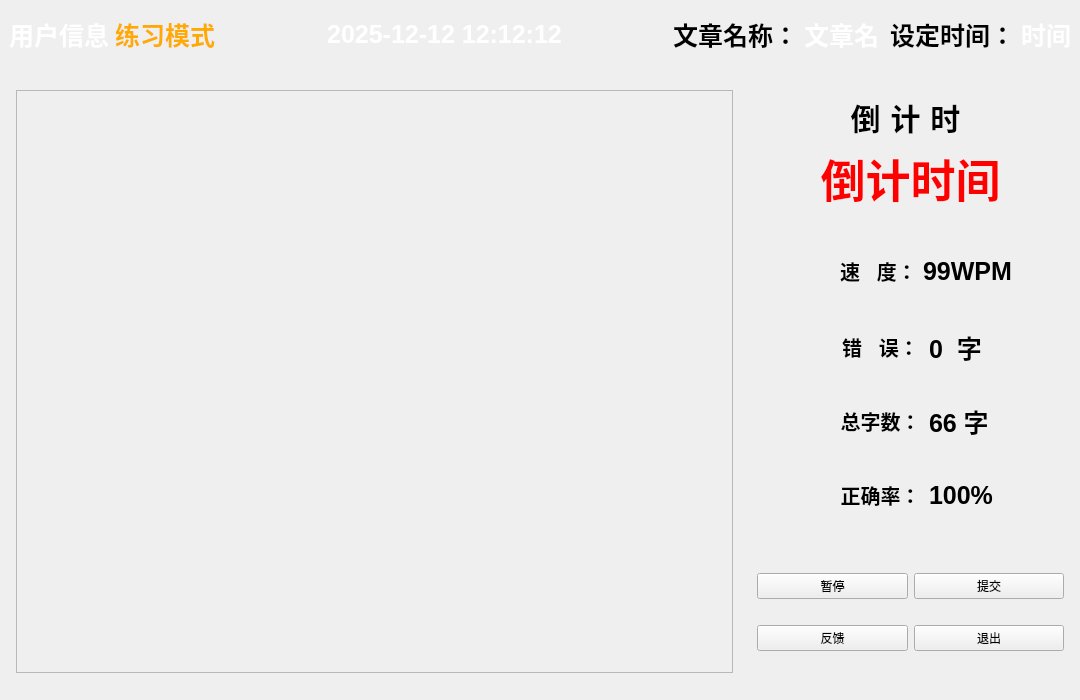
<?xml version="1.0" encoding="UTF-8"?>
<ui version="4.0">
 <class>PracticeWidget</class>
 <widget class="QWidget" name="PracticeWidget">
  <property name="windowModality">
   <enum>Qt::WindowModality::ApplicationModal</enum>
  </property>
  <property name="geometry">
   <rect>
    <x>0</x>
    <y>0</y>
    <width>1080</width>
    <height>700</height>
   </rect>
  </property>
  <property name="windowTitle">
   <string>Form</string>
  </property>
  <layout class="QVBoxLayout" name="verticalLayout">
   <property name="leftMargin">
    <number>0</number>
   </property>
   <property name="topMargin">
    <number>0</number>
   </property>
   <property name="rightMargin">
    <number>0</number>
   </property>
   <item>
    <widget class="QWidget" name="PracticeRealWidget" native="true">
     <layout class="QVBoxLayout" name="verticalLayout_2" stretch="1,9">
      <property name="leftMargin">
       <number>0</number>
      </property>
      <property name="topMargin">
       <number>0</number>
      </property>
      <property name="rightMargin">
       <number>0</number>
      </property>
      <property name="bottomMargin">
       <number>0</number>
      </property>
      <item>
       <widget class="QWidget" name="TitleWidget" native="true">
        <layout class="QHBoxLayout" name="horizontalLayout">
         <item>
          <widget class="QLabel" name="UserInfoLabel">
           <property name="styleSheet">
            <string notr="true">font-family: &quot;Microsoft YaHei&quot;;
font-weight: bold;
font-size: 25px;
color: rgb(255, 255, 255);</string>
           </property>
           <property name="text">
            <string>用户信息</string>
           </property>
          </widget>
         </item>
         <item>
          <widget class="QLabel" name="mode">
           <property name="styleSheet">
            <string notr="true">font-family: &quot;Microsoft YaHei&quot;;
font-weight: bold;
font-size: 25px;
color: rgb(255, 170, 0);</string>
           </property>
           <property name="text">
            <string>练习模式</string>
           </property>
          </widget>
         </item>
         <item>
          <spacer name="horizontalSpacer_3">
           <property name="orientation">
            <enum>Qt::Orientation::Horizontal</enum>
           </property>
           <property name="sizeHint" stdset="0">
            <size>
             <width>40</width>
             <height>20</height>
            </size>
           </property>
          </spacer>
         </item>
         <item>
          <widget class="QLabel" name="ClockLabel">
           <property name="styleSheet">
            <string notr="true">font-family: &quot;Microsoft YaHei&quot;;
font-weight: bold;
font-size: 25px;
color: rgb(255, 255, 255);</string>
           </property>
           <property name="text">
            <string>2025-12-12 12:12:12</string>
           </property>
           <property name="alignment">
            <set>Qt::AlignmentFlag::AlignCenter</set>
           </property>
          </widget>
         </item>
         <item>
          <spacer name="horizontalSpacer">
           <property name="orientation">
            <enum>Qt::Orientation::Horizontal</enum>
           </property>
           <property name="sizeHint" stdset="0">
            <size>
             <width>40</width>
             <height>20</height>
            </size>
           </property>
          </spacer>
         </item>
         <item>
          <widget class="QLabel" name="label">
           <property name="styleSheet">
            <string notr="true">font-family: &quot;Microsoft YaHei&quot;;
font-weight: bold;
font-size: 25px;
</string>
           </property>
           <property name="text">
            <string>文章名称：</string>
           </property>
          </widget>
         </item>
         <item>
          <widget class="QLabel" name="ArticleLabel">
           <property name="styleSheet">
            <string notr="true">font-family: &quot;Microsoft YaHei&quot;;
font-weight: bold;
font-size: 25px;
color: rgb(255, 255, 255);</string>
           </property>
           <property name="text">
            <string>文章名</string>
           </property>
          </widget>
         </item>
         <item>
          <spacer name="horizontalSpacer_2">
           <property name="orientation">
            <enum>Qt::Orientation::Horizontal</enum>
           </property>
           <property name="sizeType">
            <enum>QSizePolicy::Policy::Fixed</enum>
           </property>
           <property name="sizeHint" stdset="0">
            <size>
             <width>5</width>
             <height>20</height>
            </size>
           </property>
          </spacer>
         </item>
         <item>
          <widget class="QLabel" name="label_2">
           <property name="styleSheet">
            <string notr="true">font-family: &quot;Microsoft YaHei&quot;;
font-weight: bold;
font-size: 25px;
</string>
           </property>
           <property name="text">
            <string>设定时间：</string>
           </property>
          </widget>
         </item>
         <item>
          <widget class="QLabel" name="SetTime">
           <property name="styleSheet">
            <string notr="true">font-family: &quot;Microsoft YaHei&quot;;
font-weight: bold;
font-size: 25px;
color: rgb(255, 255, 255);</string>
           </property>
           <property name="text">
            <string>时间</string>
           </property>
          </widget>
         </item>
        </layout>
       </widget>
      </item>
      <item>
       <widget class="QWidget" name="widget_2" native="true">
        <layout class="QHBoxLayout" name="horizontalLayout_2" stretch="7,3">
         <property name="leftMargin">
          <number>7</number>
         </property>
         <property name="topMargin">
          <number>7</number>
         </property>
         <property name="rightMargin">
          <number>7</number>
         </property>
         <property name="bottomMargin">
          <number>7</number>
         </property>
         <item>
          <widget class="QWidget" name="TypingWidget" native="true">
           <layout class="QVBoxLayout" name="verticalLayout_3">
            <item>
             <widget class="QScrollArea" name="scrollArea">
              <property name="widgetResizable">
               <bool>true</bool>
              </property>
              <widget class="QWidget" name="scrollAreaWidgetContents_3">
               <property name="geometry">
                <rect>
                 <x>0</x>
                 <y>0</y>
                 <width>703</width>
                 <height>582</height>
                </rect>
               </property>
               <layout class="QVBoxLayout" name="verticalLayout_8">
                <item>
                 <widget class="QWidget" name="contentWidget_3" native="true">
                  <layout class="QVBoxLayout" name="verticalLayout_9">
                   <item>
                    <layout class="QVBoxLayout" name="contentLayout_3"/>
                   </item>
                  </layout>
                 </widget>
                </item>
               </layout>
              </widget>
             </widget>
            </item>
           </layout>
          </widget>
         </item>
         <item>
          <widget class="QWidget" name="StateWidget" native="true">
           <layout class="QVBoxLayout" name="verticalLayout_6">
            <property name="leftMargin">
             <number>0</number>
            </property>
            <property name="topMargin">
             <number>0</number>
            </property>
            <property name="rightMargin">
             <number>0</number>
            </property>
            <property name="bottomMargin">
             <number>0</number>
            </property>
            <item>
             <widget class="QWidget" name="TimeWidget" native="true">
              <layout class="QVBoxLayout" name="verticalLayout_4">
               <item>
                <widget class="QLabel" name="label_3">
                 <property name="styleSheet">
                  <string notr="true">font-family: &quot;Microsoft YaHei&quot;;
font-weight: bold;
font-size: 30px;
letter-spacing: 10px;</string>
                 </property>
                 <property name="text">
                  <string>倒计时</string>
                 </property>
                 <property name="alignment">
                  <set>Qt::AlignmentFlag::AlignBottom|Qt::AlignmentFlag::AlignHCenter</set>
                 </property>
                </widget>
               </item>
               <item>
                <widget class="QLabel" name="CountdownTimer">
                 <property name="styleSheet">
                  <string notr="true">font-family: &quot;Microsoft YaHei&quot;;
font-weight: bold;
font-size: 45px;
color: rgb(255, 0, 0);</string>
                 </property>
                 <property name="text">
                  <string>倒计时间</string>
                 </property>
                 <property name="alignment">
                  <set>Qt::AlignmentFlag::AlignCenter</set>
                 </property>
                </widget>
               </item>
              </layout>
             </widget>
            </item>
            <item>
             <widget class="QWidget" name="widget" native="true">
              <layout class="QVBoxLayout" name="verticalLayout_5">
               <property name="leftMargin">
                <number>25</number>
               </property>
               <property name="rightMargin">
                <number>50</number>
               </property>
               <item>
                <widget class="QWidget" name="SpeedWidget" native="true">
                 <layout class="QHBoxLayout" name="horizontalLayout_3">
                  <property name="leftMargin">
                   <number>11</number>
                  </property>
                  <property name="topMargin">
                   <number>11</number>
                  </property>
                  <property name="rightMargin">
                   <number>11</number>
                  </property>
                  <property name="bottomMargin">
                   <number>11</number>
                  </property>
                  <item>
                   <widget class="QLabel" name="SpeedIcon">
                    <property name="sizePolicy">
                     <sizepolicy hsizetype="Preferred" vsizetype="Fixed">
                      <horstretch>0</horstretch>
                      <verstretch>0</verstretch>
                     </sizepolicy>
                    </property>
                    <property name="minimumSize">
                     <size>
                      <width>50</width>
                      <height>50</height>
                     </size>
                    </property>
                    <property name="maximumSize">
                     <size>
                      <width>50</width>
                      <height>50</height>
                     </size>
                    </property>
                    <property name="text">
                     <string/>
                    </property>
                    <property name="pixmap">
                     <pixmap resource="res.qrc">:/res/icon/yibiao.png</pixmap>
                    </property>
                    <property name="scaledContents">
                     <bool>true</bool>
                    </property>
                   </widget>
                  </item>
                  <item>
                   <widget class="QLabel" name="label_5">
                    <property name="sizePolicy">
                     <sizepolicy hsizetype="Preferred" vsizetype="Preferred">
                      <horstretch>0</horstretch>
                      <verstretch>0</verstretch>
                     </sizepolicy>
                    </property>
                    <property name="styleSheet">
                     <string notr="true">font-family: &quot;Microsoft YaHei&quot;;
font-weight: bold;
font-size: 20px;
</string>
                    </property>
                    <property name="text">
                     <string>速   度：</string>
                    </property>
                    <property name="alignment">
                     <set>Qt::AlignmentFlag::AlignCenter</set>
                    </property>
                   </widget>
                  </item>
                  <item>
                   <widget class="QLabel" name="SpeedWPM">
                    <property name="styleSheet">
                     <string notr="true">font-family: &quot;Microsoft YaHei&quot;;
font-weight: bold;
font-size: 25px;
</string>
                    </property>
                    <property name="text">
                     <string>99WPM</string>
                    </property>
                   </widget>
                  </item>
                 </layout>
                </widget>
               </item>
               <item>
                <widget class="QWidget" name="ErrorWidget" native="true">
                 <layout class="QHBoxLayout" name="horizontalLayout_4">
                  <item>
                   <widget class="QLabel" name="ErrorIcon">
                    <property name="sizePolicy">
                     <sizepolicy hsizetype="Fixed" vsizetype="Fixed">
                      <horstretch>50</horstretch>
                      <verstretch>50</verstretch>
                     </sizepolicy>
                    </property>
                    <property name="minimumSize">
                     <size>
                      <width>50</width>
                      <height>50</height>
                     </size>
                    </property>
                    <property name="maximumSize">
                     <size>
                      <width>50</width>
                      <height>50</height>
                     </size>
                    </property>
                    <property name="text">
                     <string/>
                    </property>
                    <property name="pixmap">
                     <pixmap resource="res.qrc">:/res/icon/tongzhi.png</pixmap>
                    </property>
                    <property name="scaledContents">
                     <bool>true</bool>
                    </property>
                   </widget>
                  </item>
                  <item>
                   <widget class="QLabel" name="label_8">
                    <property name="sizePolicy">
                     <sizepolicy hsizetype="Preferred" vsizetype="Preferred">
                      <horstretch>0</horstretch>
                      <verstretch>0</verstretch>
                     </sizepolicy>
                    </property>
                    <property name="styleSheet">
                     <string notr="true">font-family: &quot;Microsoft YaHei&quot;;
font-weight: bold;
font-size: 20px;
</string>
                    </property>
                    <property name="text">
                     <string>错   误：</string>
                    </property>
                    <property name="alignment">
                     <set>Qt::AlignmentFlag::AlignCenter</set>
                    </property>
                   </widget>
                  </item>
                  <item>
                   <widget class="QLabel" name="ErrorCharacters">
                    <property name="styleSheet">
                     <string notr="true">font-family: &quot;Microsoft YaHei&quot;;
font-weight: bold;
font-size: 25px;
</string>
                    </property>
                    <property name="text">
                     <string>0  字</string>
                    </property>
                   </widget>
                  </item>
                 </layout>
                </widget>
               </item>
               <item>
                <widget class="QWidget" name="AllCharactersWidget" native="true">
                 <layout class="QHBoxLayout" name="horizontalLayout_5">
                  <item>
                   <widget class="QLabel" name="label_11">
                    <property name="sizePolicy">
                     <sizepolicy hsizetype="Preferred" vsizetype="Preferred">
                      <horstretch>50</horstretch>
                      <verstretch>50</verstretch>
                     </sizepolicy>
                    </property>
                    <property name="minimumSize">
                     <size>
                      <width>50</width>
                      <height>50</height>
                     </size>
                    </property>
                    <property name="maximumSize">
                     <size>
                      <width>50</width>
                      <height>50</height>
                     </size>
                    </property>
                    <property name="text">
                     <string/>
                    </property>
                    <property name="pixmap">
                     <pixmap resource="res.qrc">:/res/icon/tongji.png</pixmap>
                    </property>
                    <property name="scaledContents">
                     <bool>true</bool>
                    </property>
                   </widget>
                  </item>
                  <item>
                   <widget class="QLabel" name="label_6">
                    <property name="styleSheet">
                     <string notr="true">font-family: &quot;Microsoft YaHei&quot;;
font-weight: bold;
font-size: 20px;
</string>
                    </property>
                    <property name="text">
                     <string>总字数：</string>
                    </property>
                    <property name="alignment">
                     <set>Qt::AlignmentFlag::AlignCenter</set>
                    </property>
                   </widget>
                  </item>
                  <item>
                   <widget class="QLabel" name="PracticeAllCharacters">
                    <property name="styleSheet">
                     <string notr="true">font-family: &quot;Microsoft YaHei&quot;;
font-weight: bold;
font-size: 25px;
</string>
                    </property>
                    <property name="text">
                     <string>66 字</string>
                    </property>
                   </widget>
                  </item>
                 </layout>
                </widget>
               </item>
               <item>
                <widget class="QWidget" name="AccuracyWidget" native="true">
                 <layout class="QHBoxLayout" name="horizontalLayout_6">
                  <item>
                   <widget class="QLabel" name="AccuracyIcon">
                    <property name="minimumSize">
                     <size>
                      <width>50</width>
                      <height>50</height>
                     </size>
                    </property>
                    <property name="maximumSize">
                     <size>
                      <width>50</width>
                      <height>50</height>
                     </size>
                    </property>
                    <property name="text">
                     <string/>
                    </property>
                    <property name="pixmap">
                     <pixmap resource="res.qrc">:/res/icon/app.png</pixmap>
                    </property>
                    <property name="scaledContents">
                     <bool>true</bool>
                    </property>
                   </widget>
                  </item>
                  <item>
                   <widget class="QLabel" name="label_7">
                    <property name="styleSheet">
                     <string notr="true">font-family: &quot;Microsoft YaHei&quot;;
font-weight: bold;
font-size: 20px;
</string>
                    </property>
                    <property name="text">
                     <string>正确率：</string>
                    </property>
                    <property name="alignment">
                     <set>Qt::AlignmentFlag::AlignCenter</set>
                    </property>
                   </widget>
                  </item>
                  <item>
                   <widget class="QLabel" name="PracticeAccuracy">
                    <property name="styleSheet">
                     <string notr="true">font-family: &quot;Microsoft YaHei&quot;;
font-weight: bold;
font-size: 25px;
</string>
                    </property>
                    <property name="text">
                     <string>100%</string>
                    </property>
                   </widget>
                  </item>
                 </layout>
                </widget>
               </item>
              </layout>
             </widget>
            </item>
            <item>
             <widget class="QWidget" name="PracticeBtnWidget" native="true">
              <layout class="QGridLayout" name="gridLayout">
               <item row="0" column="0">
                <widget class="QPushButton" name="StopBtn">
                 <property name="text">
                  <string>暂停</string>
                 </property>
                </widget>
               </item>
               <item row="0" column="1">
                <widget class="QPushButton" name="SubmitBtn">
                 <property name="text">
                  <string>提交</string>
                 </property>
                </widget>
               </item>
               <item row="1" column="0">
                <widget class="QPushButton" name="FeedbackBtn">
                 <property name="text">
                  <string>反馈</string>
                 </property>
                </widget>
               </item>
               <item row="1" column="1">
                <widget class="QPushButton" name="ExitBtn">
                 <property name="text">
                  <string>退出</string>
                 </property>
                </widget>
               </item>
              </layout>
             </widget>
            </item>
           </layout>
          </widget>
         </item>
        </layout>
       </widget>
      </item>
     </layout>
    </widget>
   </item>
  </layout>
 </widget>
 <resources>
  <include location="res.qrc"/>
 </resources>
 <connections/>
</ui>
